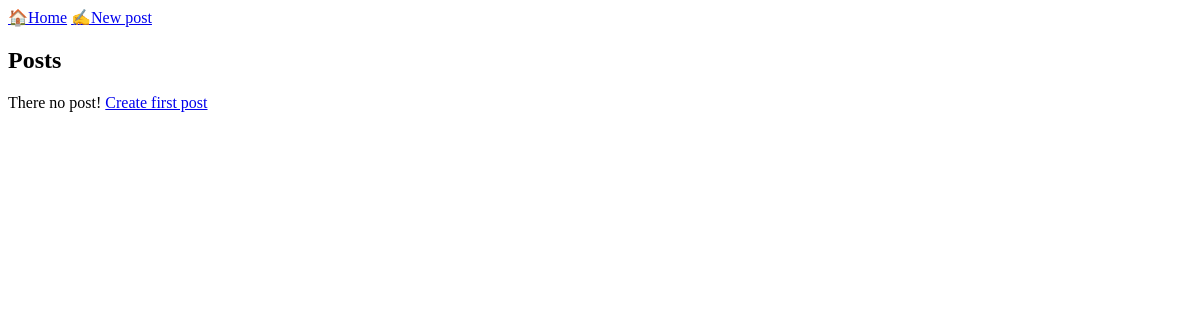
Before: / with the older database file.
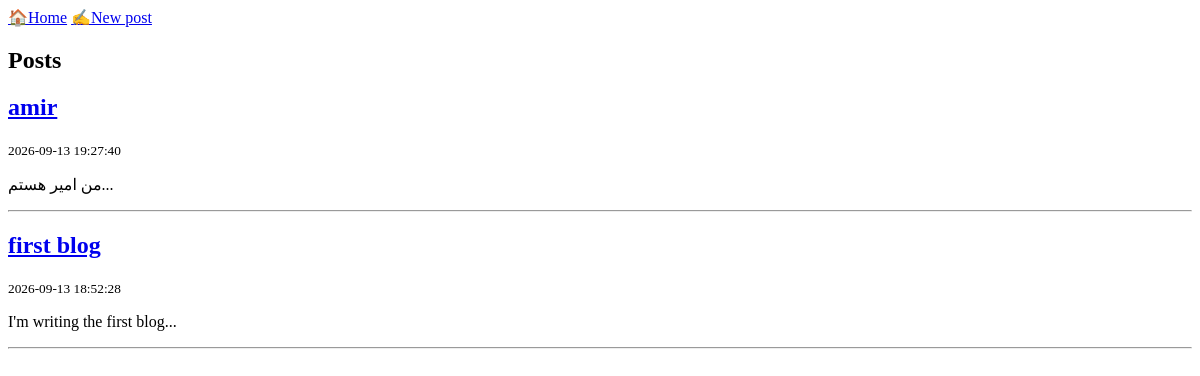
After: the same page with the newer database file.
### tables this page shows
CREATE TABLE posts (
            id INTEGER PRIMARY KEY AUTOINCREMENT,
            title TEXT NOT NULL,
            content TEXT NOT NULL,
            created_at TIMESTAMP DEFAULT CURRENT_TIMESTAMP
        );

### app.py (the view)
@app.route('/')
def home():
    conn = get_db()
    posts = conn.execute(
        'SELECT * FROM posts ORDER BY created_at DESC'
    ).fetchall()
    conn.close()
    print(posts)
    return render_template('home.html', posts=posts)

### database.py (called while the page is built)
def get_db():
    conn = sqlite3.connect(DATABASE)
    conn.row_factory = sqlite3.Row
    return conn

### templates/home.html
{% extends 'base.html' %}
{% block content %}
    <h1>Posts</h1>
    {% if posts %}
        {% for post in posts %}
            <article>
                <h2>
                    <a href="{{ url_for('post_detail', post_id=post['id']) }}">
                        {{ post['title'] }}
                    </a>
                </h2>
                <small>{{ post['created_at'] }}</small>
                <p>{{ post['content'][:200] }}...</p>
            </article>
            <hr>
        {% endfor %}
    {% else %}
        <p>There no post! <a href="{{ url_for('add_post') }}">Create first post</a></p>
    {% endif %}
{% endblock %}

### templates/base.html (shortened to what this page needs)
<!DOCTYPE html>
<html lang="en">
<head>
</head>
<body>
    <nav>
        <a href="{{ url_for('home') }}">🏠Home</a>
        <a href="{{ url_for('add_post') }}">✍️New post</a>
        {% block content %}{% endblock %}
    </nav>
</body>
</html>

Changed rows visible on the page:
added posts: title "amir", created_at "2026-09-13 19:27:40", content "من امیر هستم"
added posts: title "first blog", created_at "2026-09-13 18:52:28", content "I'm writing the first blog"
Other visible differences:
text no longer shown: "There no post! Create first post"
